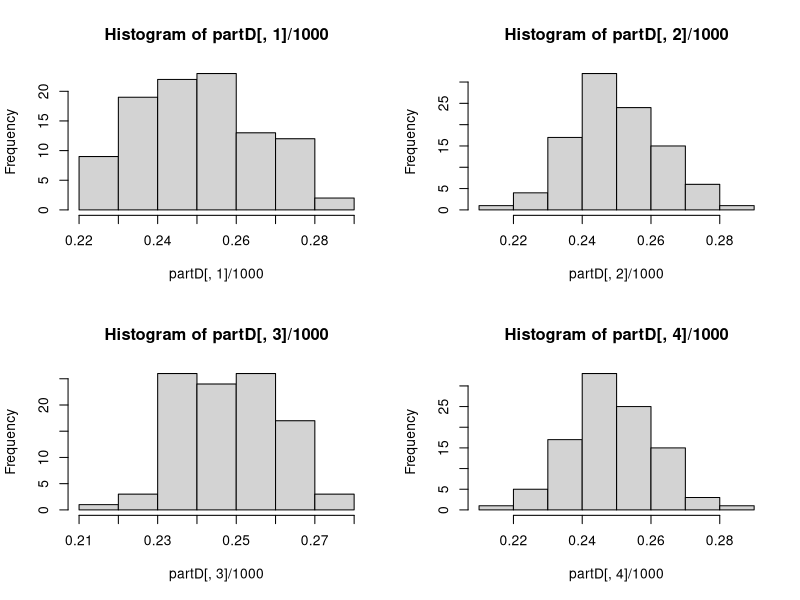

Reproduce this figure in R.
install.packages("dplyr")
library("dplyr")

partD = read.csv("CombinedDNAfiless.csv", header=FALSE) #Import file from D 
transmute(partD, a = partD[,1]/1000, g = partD[,2]/1000, c= partD[,3]/1000, t=partD[,4]/1000) #sort out the proportions of each nucleotide 

pdf(file = "/Users/isabellaasselstine/Desktop/assignment1/graphs.pdf", width = 4, height = 4)

par(mfrow=c(2,2))
Agraph = hist(partD[,1]/1000)
Ggraph = hist(partD[,2]/1000)
Cgraph = hist(partD[,3]/1000)
Tgraph = hist(partD[,4]/1000)
dev.off()